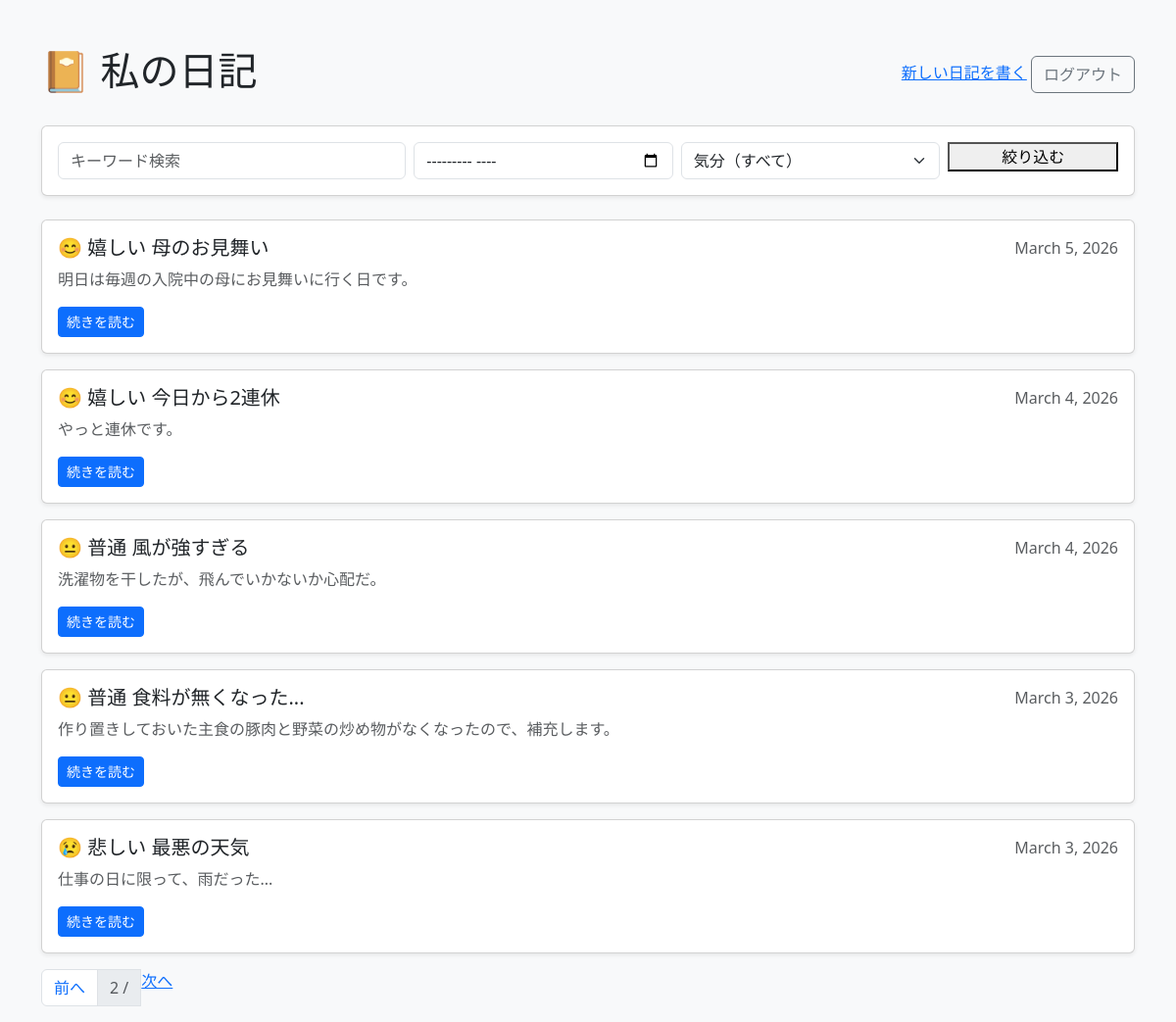
The app's page /?page=2&q=&month=&mood= (signed in) with its own data.
### diary/models.py (models this page shows, shortened)
class Entry(models.Model):
    MOOD_CHOICES = [
        ('happy', '😊 嬉しい'),
        ('normal', '😐 普通'),
        ('sad', '😢 悲しい'),
    ]
    user = models.ForeignKey(User, on_delete=models.CASCADE)
    title = models.CharField(max_length=200)
    content = models.TextField()
    mood = models.CharField(max_length=10, choices=MOOD_CHOICES, default='normal')
    date = models.DateField()
    created_at = models.DateTimeField(auto_now_add=True)
    class Meta:
        ordering = ['-date']

### diary/views.py (the view)
# urls.py: path('', views.entry_list, name='entry_list'),
@login_required
def entry_list(request):
    entries = Entry.objects.filter(user=request.user)
    query = request.GET.get('q', '')
    if query:
        entries = entries.filter(title__icontains=query) | entries.filter(content__icontains=query)
    month = request.GET.get('month', '')
    if month:
        year, m = month.split('_')
        entries = entries.filter(date__year=year, date__month = m)
    mood = request.GET.get('mood', '')
    if mood:
        entries = entries.filter(mood=mood)
    from django.core.paginator import Paginator
    paginator = Paginator(entries, 5)   # 1ページ5件
    page_number = request.GET.get('page')
    page_obj = paginator.get_page(page_number)
    return render(request, 'diary/entry_list.html', {
        'page_obj': page_obj,
        'query': query,
        'month': month,
        'mood': mood,
        'mood_choices': Entry.MOOD_CHOICES,
    })

### diary/templates/diary/entry_list.html (shortened to what this page needs)
<!DOCTYPE html>
<html lang="ja">
<head>
    <link href="https://cdn.jsdelivr.net/npm/bootstrap@5.3.0/dist/css/bootstrap.min.css" rel="stylesheet">
</head>
<body class="bg-light">
    <div class="container mt-5">
        <div class="d-flex justify-content-between align-items-center mb-4">
            <h1>📔 私の日記</h1>
            <div>
                <a href="{% url 'entry_new' %}" class=""btn btn-success>新しい日記を書く</a>
                <form method="post" action="{% url 'logout' %}" style="display:inline;">
                    <button type="submit" class="btn btn-outline-secondary">ログアウト</button>
                </form>
            </div>
        </div>
        <div class="card shadow-sm mb-4 p-3">
            <form method="get">
                <div class="row g-2">
                    <div class="col-md-4">
                        <input type="text" name="q" class="form-control"
                            placeholder="キーワード検索" value="{{ query }}">
                    </div>
                    <div class="col-md-3">
                        <input type="month" name="month" class="form-control" value="{{ month }}">
                    </div>
                    <div class="col-md-3">
                        <select name="mood" class="form-select">
                            <option value="">気分（すべて）</option>
                        </select>
                    </div>
                    <div class="col-md-2">
                        <button class="btn-btn-primary w-100">絞り込む</button>
                    </div>
                </div>
            </form>
        </div>
        {% if page_obj %}
            {% for entry in page_obj %}
                <div class="card mb-3 shadow-sm">
                    <div class="card-body">
                        <div class="d-flex justify-content-between">
                            <h5 class="card-title">{{ entry.get_mood_display }} {{ entry.title }}</h5>
                            <span class="text-muted">{{ entry.date }}</span>
                        </div>
                        <p class="card-text text-muted">{{ entry.content|truncatechars:80 }}</p>
                        <a href="{% url 'entry_detail' entry.pk %}" class="btn btn-primary btn-sm">続きを読む</a>
                    </div>
                </div>
            {% endfor %}
            <nav>
                <ul class="pagination justify-content-centeer">
                    {% if page_obj.has_previous %}
                        <li class="page-item">
                            <a class="page-link" href="?page={{ page_obj.previous_number }}&q={{ query }}&month={{ month }}&mood={{ mood }}">前へ</a>
                        </li>
                    {% endif %}
                    <li class="page-item disabled">
                        <span class="page-link">{{ page_obj.number }} / {{ page_obj.pagenator.num_pages }}</span>
                    </li>
                    {% if page_obj.has_next %}
                        <li class="page-item">
                            <a class="pagelink" href="?page={{ page_obj.next_page_number }}&q={{ query }}&month={{ month }}&mood={{ mood }}">次へ</a>
                        </li>
                    {% endif %}
                </ul>
            </nav>
        {% else %}
            <div class="text-center mt-5">
                <p class="text-muted">まだ日記がありません。最初の日記を書いてみましょう！</p>
                <a href="{% url 'entry_new' %}" class="btn btn-success">日記を書く</a>
            </div>
        {% endif %}
    </div>
</body>
</html>

### records on screen
Entry: mood "😊 嬉しい", title "母のお見舞い", date "March 5, 2026", content "明日は毎週の入院中の母にお見舞いに行く日です。"
Entry: mood "😊 嬉しい", title "今日から2連休", date "March 4, 2026", content "やっと連休です。"
Entry: mood "😐 普通", title "風が強すぎる", date "March 4, 2026", content "洗濯物を干したが、飛んでいかないか心配だ。"
Entry: mood "😐 普通", title "食料が無くなった...", date "March 3, 2026", content "作り置きしておいた主食の豚肉と野菜の炒め物がなくなったので、補充します。"
Entry: mood "😢 悲しい", title "最悪の天気", date "March 3, 2026", content "仕事の日に限って、雨だった..."

### other values on screen
{{ page_obj.number }} "2"
